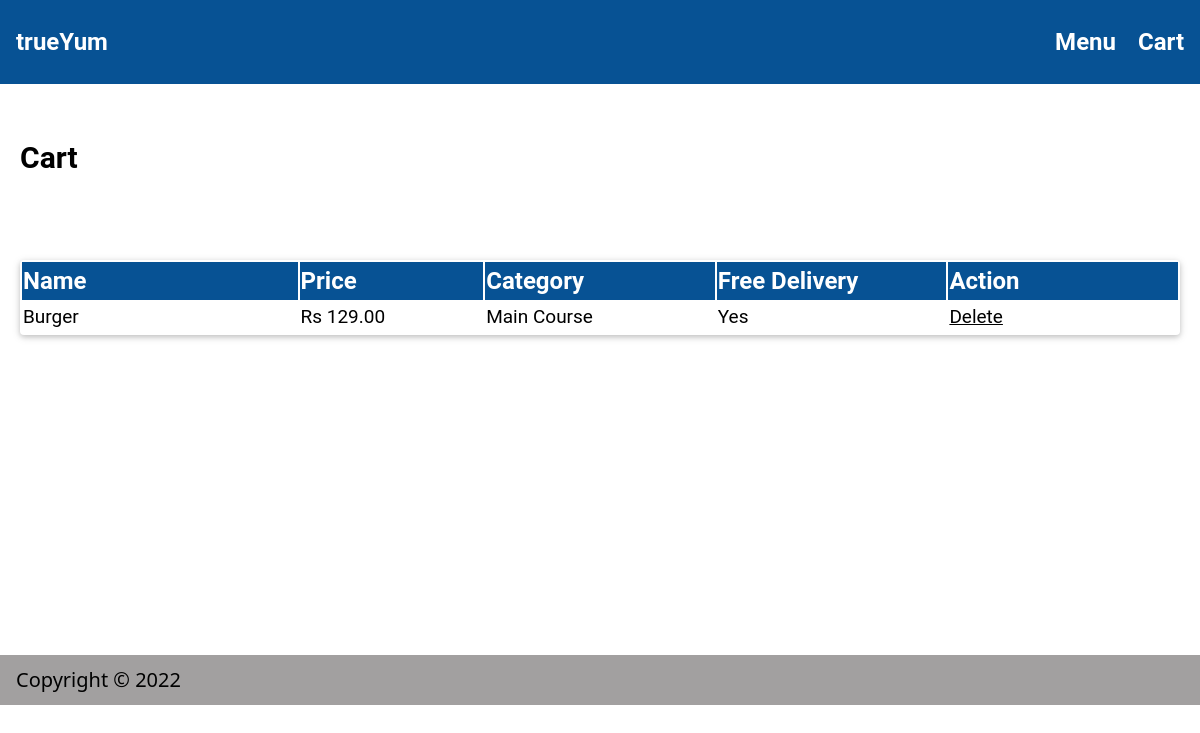
Before: /customer/cart (signed in) with the older database file.
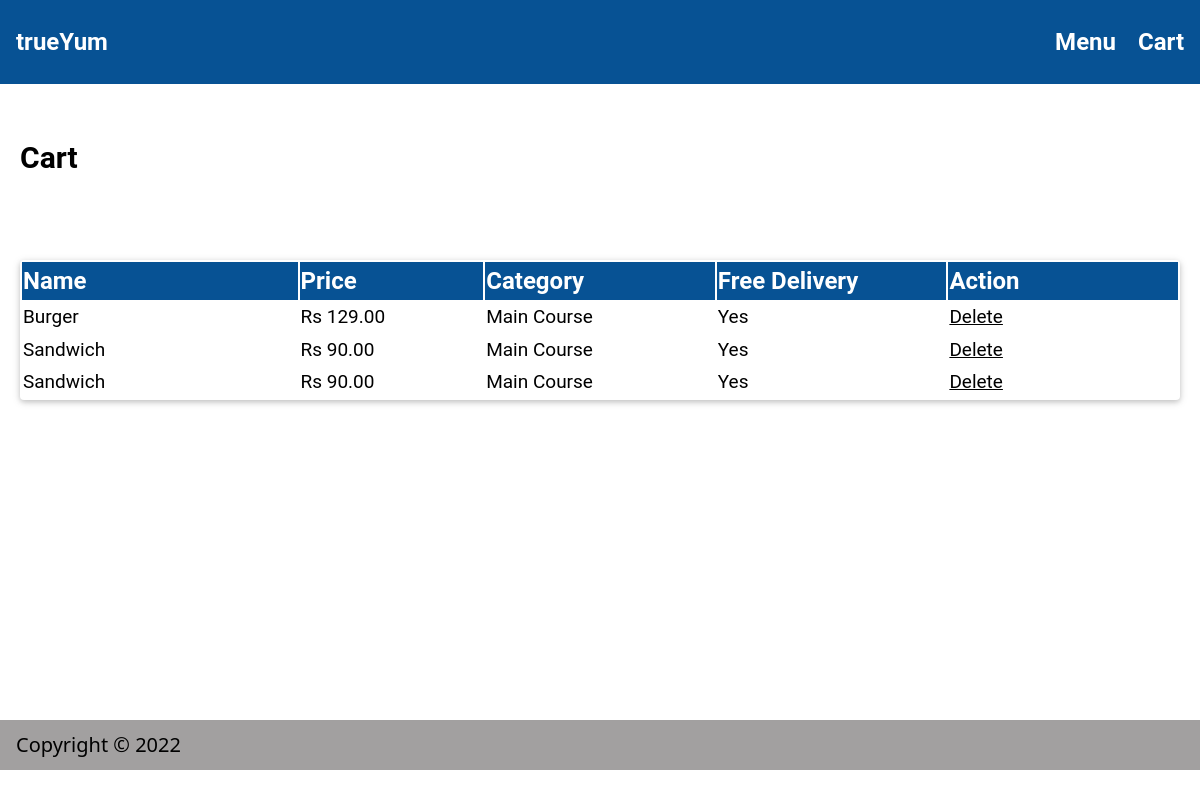
After: the same page with the newer database file.
### firstApp/models.py (models this page shows)
class Cart(models.Model):
    user_id = models.ForeignKey(User, on_delete=models.CASCADE)
    name = models.CharField(max_length=250)
    price = models.DecimalField(max_digits=5,decimal_places=2)
    category_type = models.CharField(max_length=250)
    delivery_free = models.BooleanField()
    date_created = models.DateTimeField(auto_now_add=True, blank=True)
    def __repr__(self) -> str:
        return f"{self.id} - {self.user_id} - {self.name} - {self.price} - {self.delivery_free} - {self.category_type} - {self.date_created}"

### firstApp/views.py (the view)
# urls.py: path('customer/cart',views.cart_list_customer),
@login_required(login_url='signin')
def cart_list_customer (request):
    carts = Cart.objects.filter(user_id=request.user)
    print(carts)
    return render(request,'cart.html',{'carts':carts})

### templates/cart.html (shortened to what this page needs)
{% load static %}
<!DOCTYPE html>
<html>
<head>
    <link  href="{% static 'style.css' %}" rel="stylesheet" >
</head>
<body id="#">
    <header class="container blue">
        <p class="left xlarge"><a style="text-decoration: none;" href="/"><b>trueYum</b></a></p>
        <a style="text-decoration:none" href="/customer/menu"><p class="right xlarge"><b>Menu</b></i></a>
        <a style="text-decoration:none" href="/customer/cart"><i class="margin-left xlarge" style="font-style: normal"><b>Cart</b></i></a>
    </header>
    <h2 style="margin-left: 20px;margin-top: 50px;"><b>Cart</b></h2>
    <div class="card round" style="margin-left:20px;margin-right:20px">
        {% if carts %}
        <table style="width:100%;margin-top: 80px;">
            <thead class="blue">
                <tr class="xlarge">
                    <td style="width:18%"><b>Name</b></td>
                    <td style="width:12%"><b>Price</b></td>
                    <td style="width:15%"><b>Category</b></td>
                    <td style="width:15%"><b>Free Delivery</b></td>
                    <td style="width:15%"><b>Action</b></td>
                </tr>
            </thead>
            <tbody>
                {% for item in carts %}
                <tr class="large">
                    <td style="width:18%">{{ item.name }}</td>
                    <td style="width:12%">Rs {{ item.price }}</td>
                    <td style="width:15%">{{ item.category_type }}</td>
                    <td style="width:15%">{{ item.delivery_free|yesno:"Yes,No" }}</td>
                    <td style="width:15%">
                        <a href="/customer/cart/delete/{{ item.id }}"></i>Delete</a>
                    </td>
                </tr>
                {% endfor %}
            </tbody>
        </table>
        {% else %}
            <h4>No Items in Cart. Use "Add to Cart" option in <a href="/customer/menu">Menu Item List.</a></h4>
        {% endif %}
    </div>
    <footer class="container grey" style="margin-top:320px;">
        <h4>Copyright © 2022</h4>
    </footer>
</body>
</html>

### static/style.css (style rules this page uses)
*,*::before,*::after { box-sizing:content-box; font-family:"Roboto", sans-serif; font-weight:normal; }
tbody>tr { border-style:groove; border-color: #e8f5ff; }
.left { float:left!important }
.right { float:right!important }
.blue,.hover-brown:hover { color:#fff!important;background-color:#075294!important }
.grey,.hover-grey:hover { background-color:rgb(162, 160, 160)!important }
.container:after,.container:before,.panel:after,.panel:before,.row:after,.row:before,.row-padding:after,.row-padding:before, .cell-row:before,.cell-row:after,.clear:after,.clear:before,.bar:before,.bar:after { content:"";display:table;clear:both }
.container,.panel { padding:0.01em 16px }
.xlarge { font-size:24px!important }
.large { font-size:19px!important }
.card,.card-2 { box-shadow:0 2px 5px 0 rgba(0,0,0,0.16),0 2px 10px 0 rgba(0,0,0,0.12) }
.margin-left { margin-left:16px!important }
.round,.round-medium { border-radius:4px }
html { box-sizing:border-box }
*,*:before,*:after { box-sizing:inherit }
html { -ms-text-size-adjust:100%;-webkit-text-size-adjust:100% }
body { margin:0 }
article,aside,details,figcaption,figure,footer,header,main,menu,nav,section { display:block }
a { background-color:transparent }
b,strong { font-weight:bolder }
html,body { font-family:Verdana,sans-serif;font-size:15px;line-height:1.5 }
html { overflow-x:hidden }
h2 { font-size:30px }
h4 { font-size:20px }
h1,h2,h3,h4,h5,h6 { font-family:"Segoe UI",Arial,sans-serif;font-weight:400;margin:10px 0 }
a { color:inherit }

Changed rows visible on the page:
added Cart: name "Sandwich", price "90.00", category_type "Main Course", delivery_free "Yes"
added Cart: name "Sandwich", price "90.00", category_type "Main Course", delivery_free "Yes"
